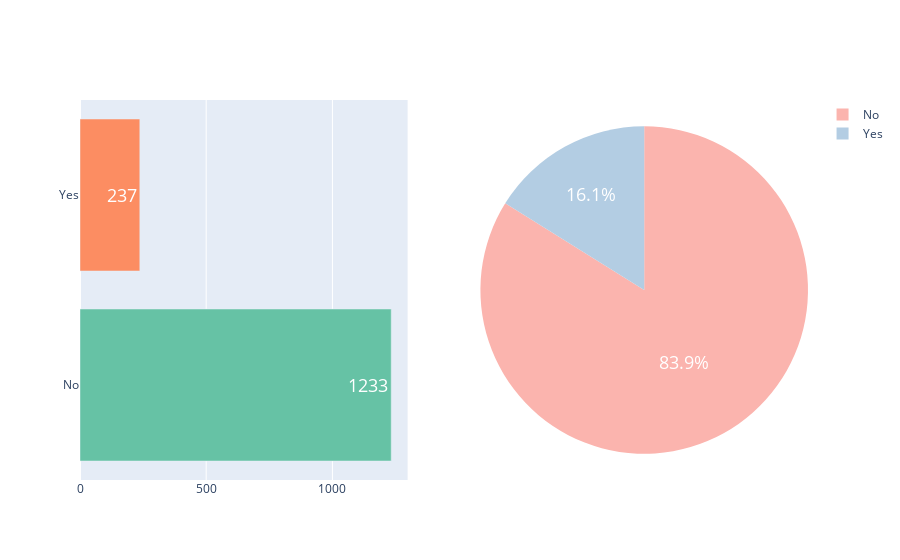

Notebook code for this chart:
### Code cell
fig = make_subplots(rows=1, cols=2, specs=[[{'type':'bar'}, {'type':'pie'}]])

# Add horizontal bar chart for Attrition
fig.add_trace(
    go.Bar(y=attrition_counts.index, x=attrition_counts.values, orientation='h',
           marker=dict(color=px.colors.qualitative.Set2), showlegend=False, 
           text=attrition_counts.values, textposition='auto', textfont=dict(size=18, color='white')),
    row=1, col=1
)

# Add pie chart for Attrition
fig.add_trace(
    go.Pie(labels=attrition_counts.index, values=attrition_counts.values,
           marker=dict(colors=px.colors.qualitative.Pastel1),
           textfont=dict(size=18, color='white')),
    row=1, col=2
)

### Figure 1 — Plotly figure (JSON) as saved in the notebook; plotly's stock layout.template omitted (floating-point values rounded to 4 significant figures)
{"data": [{"marker": {"color": ["rgb(102,194,165)", "rgb(252,141,98)", "rgb(141,160,203)", "rgb(231,138,195)", "rgb(166,216,84)", "rgb(255,217,47)", "rgb(229,196,148)", "rgb(179,179,179)"]}, "orientation": "h", "showlegend": false, "text": [1233, 237], "textfont": {"color": "white", "size": 18}, "textposition": "auto", "type": "bar", "x": [1233, 237], "xaxis": "x", "y": ["No", "Yes"], "yaxis": "y"}, {"domain": {"x": [0.55, 1], "y": [0, 1]}, "labels": ["No", "Yes"], "marker": {"colors": ["rgb(251,180,174)", "rgb(179,205,227)", "rgb(204,235,197)", "rgb(222,203,228)", "rgb(254,217,166)", "rgb(255,255,204)", "rgb(229,216,189)", "rgb(253,218,236)", "rgb(242,242,242)"]}, "textfont": {"color": "white", "size": 18}, "type": "pie", "values": [1233, 237]}], "layout": {"xaxis": {"anchor": "y", "domain": [0, 0.45]}, "yaxis": {"anchor": "x", "domain": [0, 1]}}}
